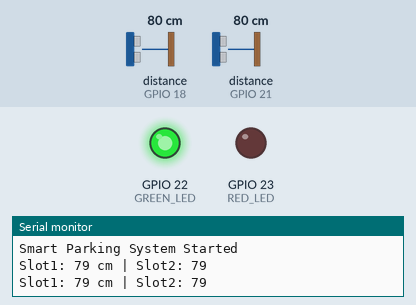
A sketch run on a simulated ESP32. Parts: output pins drawn as LEDs (lit = HIGH), the last lines printed to the serial monitor. Wiring (inferred from the names in the program): 2 × ultrasonic range finder: trigger GPIO 5, echo GPIO 18 / trigger GPIO 19, echo GPIO 21. The test bench sets the inputs (shaded band); at power-on: distance to the obstacle (sensors on GPIO 18, GPIO 21) 80 cm. The echo pulse lasts 58.3 µs per cm; WiFi joins after 1.5 s; servers stay silent unless stated; pins used as bus, display or sensor lines are not drawn.

Above: at 1.8 s.
1.9 s: distance to the obstacle (sensor on GPIO 18) set to 12 cm
3.4 s: distance to the obstacle (sensor on GPIO 18) set to 9 cm
At 4.3 s:
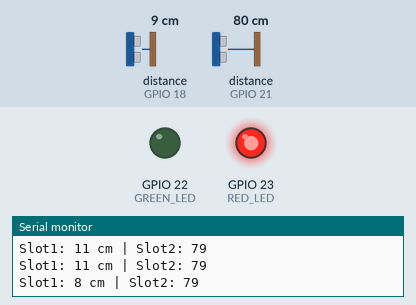
5.5 s: distance to the obstacle (sensor on GPIO 18) set to 18 cm
At 6.3 s:
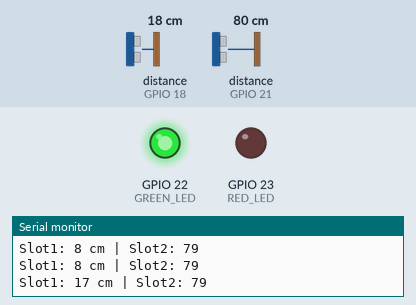
7.5 s: distance to the obstacle (sensor on GPIO 18) set to 2 cm
At 8.3 s:
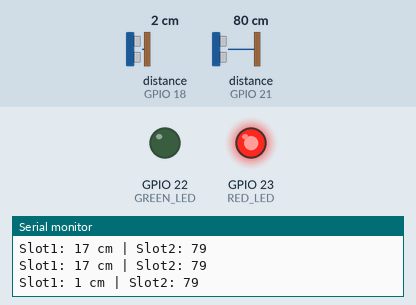
Timing chart, 0 to 10.5 s (numbered marks = the images above; inputs shaded):
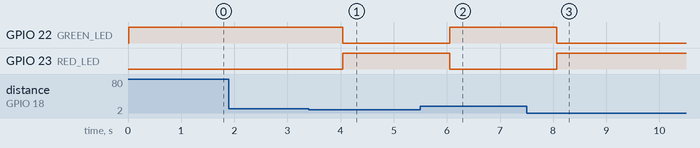

The sketch:

main.ino
```cpp
#include <WiFi.h>
#include "config.h"

// Sensor pins
#define TRIG1 5
#define ECHO1 18
#define TRIG2 19
#define ECHO2 21

// LEDs
#define RED_LED 23
#define GREEN_LED 22

void setup() {
  Serial.begin(115200);

  WiFi.begin(WIFI_SSID, WIFI_PASSWORD);

  pinMode(TRIG1, OUTPUT);
  pinMode(ECHO1, INPUT);
  pinMode(TRIG2, OUTPUT);
  pinMode(ECHO2, INPUT);

  pinMode(RED_LED, OUTPUT);
  pinMode(GREEN_LED, OUTPUT);

  Serial.println("Smart Parking System Started");
}

long getDistance(int trig, int echo) {
  digitalWrite(trig, LOW);
  delayMicroseconds(2);
  digitalWrite(trig, HIGH);
  delayMicroseconds(10);
  digitalWrite(trig, LOW);

  long duration = pulseIn(echo, HIGH);
  long distance = duration * 0.034 / 2;

  return distance;
}

void loop() {
  long slot1 = getDistance(TRIG1, ECHO1);
  long slot2 = getDistance(TRIG2, ECHO2);

  Serial.print("Slot1: ");
  Serial.print(slot1);
  Serial.print(" cm | Slot2: ");
  Serial.println(slot2);

  if (slot1 < 10 || slot2 < 10) {
    digitalWrite(RED_LED, HIGH);
    digitalWrite(GREEN_LED, LOW);
  } else {
    digitalWrite(RED_LED, LOW);
    digitalWrite(GREEN_LED, HIGH);
  }

  delay(1000);
}
```

config.h
```cpp
#ifndef CONFIG_H
#define CONFIG_H

// WiFi credentials
const char* WIFI_SSID = "ESP32";
const char* WIFI_PASSWORD = "12345678";

// ThingSpeak (optional)
const char* THINGSPEAK_API_KEY = "YOUR_API_KEY";
const char* THINGSPEAK_URL = "http://api.thingspeak.com/update";

#endif
```

Measured:
- the behaviour switches between 11 and 10 cm on distance to the obstacle (sensor on GPIO 18) (found by bisection; images 0 and 1)
- after the input at 3.4 s, GPIO 22 (GREEN_LED): HIGH → LOW after 0.64 s; GPIO 23 (RED_LED): LOW → HIGH after 0.64 s
- after the input at 5.5 s, GPIO 22 (GREEN_LED): LOW → HIGH after 0.56 s; GPIO 23 (RED_LED): HIGH → LOW after 0.56 s
- after the input at 7.5 s, GPIO 22 (GREEN_LED): HIGH → LOW after 0.57 s; GPIO 23 (RED_LED): LOW → HIGH after 0.57 s
